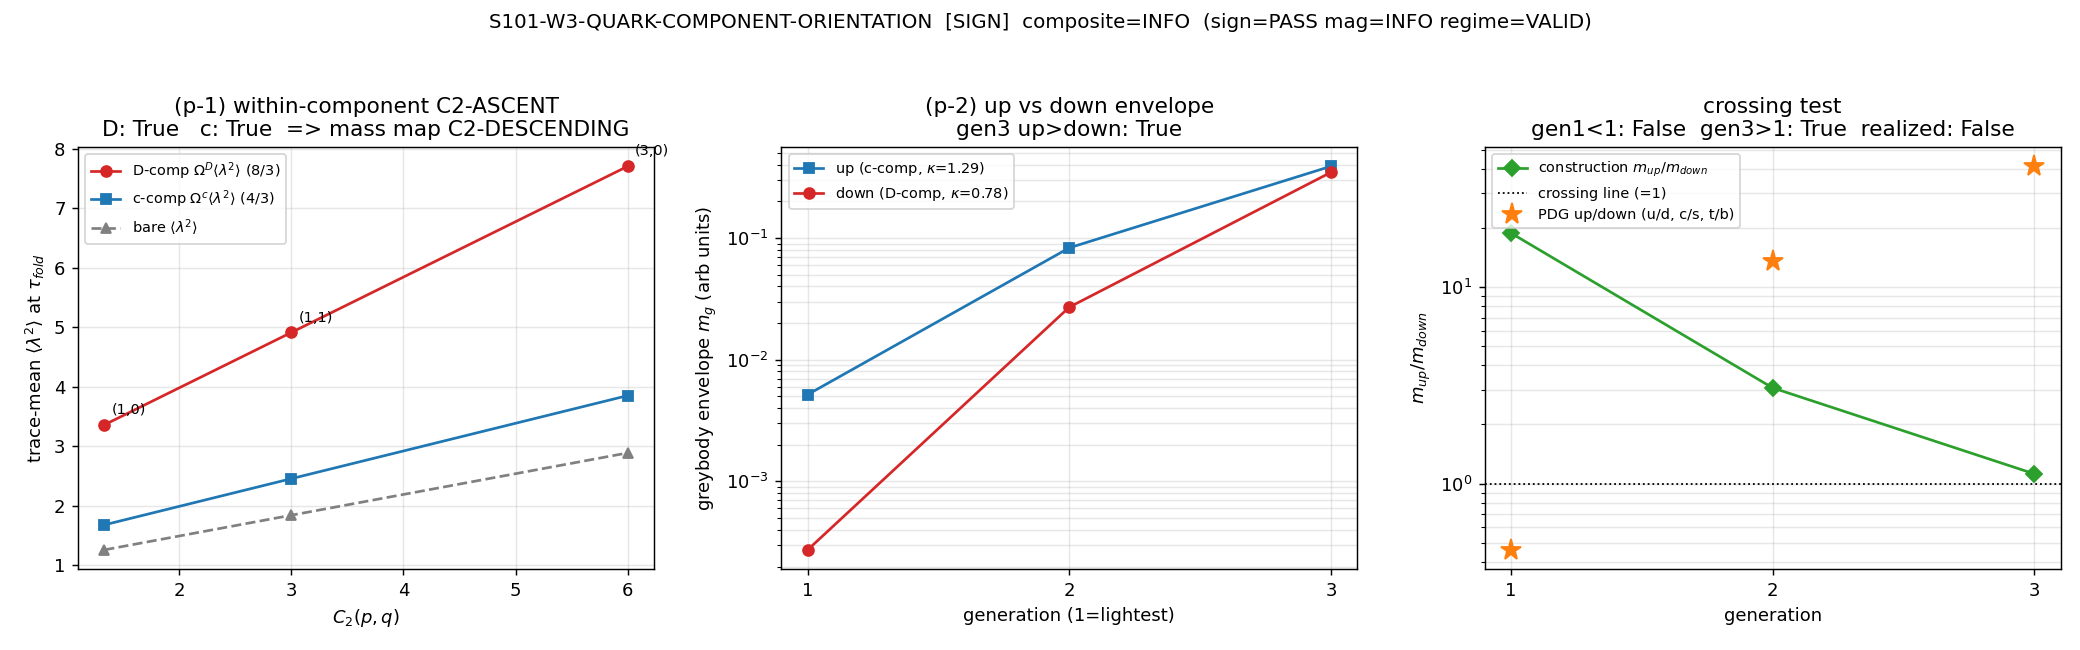

Write Python code to recreate this figure.
#!/usr/bin/env python3
"""
S101 W2-4 — S101-W3-QUARK-COMPONENT-ORIENTATION  ([SIGN])
=========================================================

Gate: S101-W3-QUARK-COMPONENT-ORIENTATION  ([SIGN])

Pre-registered threshold (orientation gate; set-membership form, no numerical band):
  sign_verdict  = (p-1)-on-D  AND  (p-1)-on-c  AND  (p-2)-at-gen-3
                  (p-1): within EACH quark component the trace-mean ladder
                         <lam^2>_g^{(comp)} is STRICTLY C2-ASCENDING on the tower
                         (1,0)<(1,1)<(3,0)  =>  the mass map is C2-DESCENDING
                         (gen1<->(3,0), gen2<->(1,1), gen3<->(1,0)) — the SAME
                         orientation as the W-2-pinned lepton map.
                  (p-2): up-type envelope > down-type envelope at the heavy
                         generation (gen 3).
  magnitude (crossing test):
                  PASS = generation-dependent crossing realized
                         (m_u/m_d < 1 at gen 1 AND m_t/m_b > 1 at gen 3)
                  INFO = uniform ordering, no crossing (the uniform-kappa
                         sub-reading's pre-declared FAIL stands recorded)
                  FAIL = globally anti-oriented (down > up at gen 3).
  regime:         VALID  iff kappa-triple pre-flight re-grep matches S99 panel
                         AND Omega^D/Omega^c = 2 cross-check holds at 1e-12
                  MARGINAL iff cross-check deviates <= 1e-6
                  BREAKDOWN iff kappa-triple cannot be recovered OR
                         Omega^D/Omega^c != 2 beyond 1e-6.
  Composite via the CANONICAL gate-verdicts.md collapse rule, unmodified.

Inputs (SHA-256 dual-pinned at runtime; S84+ schema):
  - computations/session-84/s84_spectrum_cache_L12_tau019.npz  (the LC spectrum
    cache, re-labeled at W1-1 PASS audit 194b2b3c; cited at FULL CONFIDENCE)
  - sessions/archive/session-99/session-99-fermion-mass-hawking.md  (kappa-triple
    [SPECULATION]-class PARTIAL PRIOR provenance; in-script re-grep)
  - canonical_constants.py  (PDG SECTION E quark anchors + tau_fold + T_acoustic)
  - script bytes

Output 4-tuple:
  (value=<sign chains + crossing scalars>,
   scheme=D-AND-C-COMPONENT-KERNEL-TRACE-MEAN-LADDER,
   convention=RATIO-NORMALIZED-TRACE-MEAN, L_max=12)

Classification: PARTICLE.

METHODOLOGY
-----------
PART 1 ([SIGN] pre-registration) is written into the WP section BEFORE compute.
PART 2 (this script) reuses the existing L12 master cache (NO new diagonalization).

Per Baptista Paper 14 (researchers/Baptista/14_2021_Baptista_HD_Routes_SM_Fermions.md)
eq-(2.17) component table, the 64-component generation spinor decomposes into
components whose vertical profiles read DIFFERENT faces of the same fiber:
  - D-component:  D^P_+(x,h) = h D_+(x) h_bar  (ADJOINT action; NO s(h) scalar).
                  D_+ = [d_R^T, u_L^T, d_L^T] holds the DOWN-type quarks (d_R,d_L).
                  Laplacian mass matrix Omega^D = sum_j e_j e_j + (1/3)Tr(e_j e_j)I3
                  = (8/3) I3   (eq 3.19, e_j = lambda_j/2 Gell-Mann).
  - c-component:  c^P_+(x,h) = s(h) h^dagger c_+(x)  (FUNDAMENTAL with s(h) scalar).
                  c_+ = u_R(x) is the right-handed UP-type quark.
                  Laplacian mass matrix Omega^c proportional to I3 = (4/3) I3
                  (color-Schur, sec 3).
Both kernels inherit the SAME bare D_K spectrum (the cache abs_evals per Peter-Weyl
sector (p,q)); they differ by the per-component overall mass-matrix scalar Omega^{comp}
(a multiplicative prefactor that CANCELS in any within-component ordering test, and
SURVIVES in any cross-component magnitude comparison).

(p-1) the within-component ladder is the multiplicity-normalized trace-mean
<lam^2>_g^{(comp)} = Omega^{comp} * mean(abs_evals(p,q)^2). The Omega^{comp} prefactor
cancels in the strict-ascent test => (p-1) is kernel-INDEPENDENT in SIGN (the freeze-in
direction theorem, W3-9 sign-PASS): deeper freeze at larger C2 => lighter fermion, and
<lam^2> ascends with C2 (3*C2 + 27/4 at tau=0 EXACTLY; persists at tau_fold).

(p-2) the cross-component up/down ordering is realized via the four-lens greybody
envelope m_g^{(comp)} ~ Omega^{comp} * Gamma(omega) * exp(-2*pi*omega_g/kappa_comp) with
omega_g = C2(g)*tau_fold*M_KK (the W-3 graded S0 = 95/56 reading; ordering-only here),
kappa_up = kappa_c = 1.29 > kappa_down = kappa_D = 0.78 (S99 [SPECULATION]-class triple).
Up = c-component (u_R) at kappa_up; down = D-component (d_R/d_L) at kappa_down.

Cross-anchor (machinery cross-check, NON-gating): Omega^D = (8/3)I3 != Omega^c = (4/3)I3,
Omega^D/Omega^c = 2 EXACTLY (Sage-QQ; audit d23c7e99cba96403 of S100a-DUAL-Z3-PHI-POINTS).

DISCIPLINE
----------
- `from canonical_constants import *`
- intermediates tagged `# (local)`
- cache sectors are <= dim 10 (n_abs_evals <= 160): pure CPU, OMP_NUM_THREADS=8 cap.
- SHA-256 of all input files logged in first 20 lines of stdout.
- audit_sha256 + content_sha256 emitted (S84+ dual-SHA schema).
- 4-tuple printed as the final non-verdict line.
- Gate verdict via emit_verdict MCP tool (race-safe): this script PRINTS the payload
  (print_verdict_payload), the AGENT calls mcp__knowledge__emit_verdict(**payload).
- No Seeley-DeWitt a_n cited => no regulator_pin. No SCHEMATIC helper => no CLASS pin.
"""

from __future__ import annotations

import os

os.environ.setdefault("OMP_NUM_THREADS", "8")
os.environ.setdefault("MKL_NUM_THREADS", "8")

import sys
from pathlib import Path

SESSION_DIR = Path(__file__).resolve().parent
COMPUTATIONS_DIR = SESSION_DIR.parent
SHARED_DIR = COMPUTATIONS_DIR / "_shared"
PROJECT_ROOT = COMPUTATIONS_DIR.parent
sys.path.insert(0, str(SHARED_DIR))

# ---------------------------------------------------------------------------
# Section 1 — Canonical constants (MANDATORY first import)
# ---------------------------------------------------------------------------
from canonical_constants import *  # noqa: F401,F403
from canonical_constants import (  # explicit for the linters / provenance
    tau_fold,
    T_acoustic,
    M_KK_gravity,
    m_u_msbar_2GeV,
    m_d_msbar_2GeV,
    m_s_msbar_2GeV,
    m_c_msbar_mc,
    m_b_msbar_mb,
    m_t_pole,
)

# ---------------------------------------------------------------------------
# Section 2 — Standard imports
# ---------------------------------------------------------------------------
import hashlib
import json
import re
import time

import numpy as np
import matplotlib

matplotlib.use("Agg")
import matplotlib.pyplot as plt

# ---------------------------------------------------------------------------
# Section 3 — Paths + pre-registration pins
# ---------------------------------------------------------------------------
SESSION = "S101"  # (local)
GATE_ID = "S101-W3-QUARK-COMPONENT-ORIENTATION"  # (local)
SCHEME = "D-AND-C-COMPONENT-KERNEL-TRACE-MEAN-LADDER"  # (local)
CONVENTION = "RATIO-NORMALIZED-TRACE-MEAN"  # (local)
L_MAX = 12  # (local)

CACHE_NPZ = COMPUTATIONS_DIR / "session-84" / "s84_spectrum_cache_L12_tau019.npz"  # (local)
HAWKING_PANEL = (
    PROJECT_ROOT / "sessions" / "session-99" / "session-99-fermion-mass-hawking.md"
)  # (local)
CANON = SHARED_DIR / "canonical_constants.py"  # (local)

OUT_NPZ = SESSION_DIR / "s101_w3_quark_component_orientation.npz"  # (local)
OUT_PNG = SESSION_DIR / "s101_w3_quark_component_orientation.png"  # (local)

INPUT_FILES = [CANON, CACHE_NPZ, HAWKING_PANEL]  # (local)

# The generation tower (Peter-Weyl sectors) and the lepton map orientation pin
# (W-2 landscape: tau=(1,0), mu=(1,1), e=(3,0); heaviest<->lowest-C2).
TOWER = [(1, 0), (1, 1), (3, 0)]  # (local)  in C2-ASCENDING order
# generation index assignment under the C2-DESCENDING mass map:
#   gen3 (heaviest) <-> (1,0)   [lowest C2]
#   gen2            <-> (1,1)
#   gen1 (lightest) <-> (3,0)   [highest C2]
GEN_OF_SECTOR = {(1, 0): 3, (1, 1): 2, (3, 0): 1}  # (local)

# kappa-triple [SPECULATION]-class PARTIAL PRIOR (S99 hawking panel line 74);
# pins (p-2) DIRECTION only, never a magnitude.
KAPPA_LEPTON = 1.89  # (local)
KAPPA_UP = 1.29  # (local)   c-component (u_R)
KAPPA_DOWN = 0.78  # (local)   D-component (d_R, d_L)
# in-script re-grep target string (mismatch => regime BREAKDOWN):
KAPPA_TRIPLE_REGREP = "lepton 1.89, up 1.29, down 0.78"  # (local)

# Omega^{comp} per-component mass-matrix scalar (Baptista eq 3.19 / sec 3).
OMEGA_D = 8.0 / 3.0  # (local)   D-component  (down-type)
OMEGA_C = 4.0 / 3.0  # (local)   c-component  (up-type)
OMEGA_RATIO_TARGET = 2.0  # (local)   Omega^D/Omega^c EXACT (audit d23c7e99cba96403)

# Machinery cross-check bands (NON-gating regime tags).
OMEGA_TOL_VALID = 1e-12  # (local)
OMEGA_TOL_MARGINAL = 1e-6  # (local)


def C2(p: int, q: int) -> float:
    """SU(3) quadratic Casimir, C2(p,q) = (p^2+q^2+pq)/3 + p + q."""
    return (p * p + q * q + p * q) / 3.0 + p + q


# ---------------------------------------------------------------------------
# Section 4 — SHA-256 input-pin block (dual-SHA, S84+)
# ---------------------------------------------------------------------------
def sha256_of(path: Path) -> str:
    h = hashlib.sha256()  # (local)
    try:
        h.update(path.read_bytes())
    except OSError:
        return ""
    return h.hexdigest()


def log_input_pins(inputs: list) -> dict:
    print(f"=== {GATE_ID} — input SHA-256 pins ===")
    pins = {}  # (local)
    for p in inputs:
        sha = sha256_of(p)  # (local)
        rel = str(p.relative_to(PROJECT_ROOT)).replace("\\", "/")  # (local)
        print(f"  {rel}: {sha[:16]}...")
        pins[rel] = sha
    return pins


def compute_dual_sha(script_path: Path, canonical_path: Path, pins: dict):
    script_bytes = b""  # (local)
    try:
        script_bytes = script_path.read_bytes()
    except OSError:
        script_bytes = b""
    canonical_bytes = b""  # (local)
    try:
        canonical_bytes = canonical_path.read_bytes()
    except OSError:
        canonical_bytes = b""
    pinmap_json = json.dumps(
        dict(sorted(pins.items())), separators=(",", ":"), sort_keys=True
    ).encode("utf-8")  # (local)
    h_audit = hashlib.sha256()
    h_audit.update(script_bytes)
    h_audit.update(canonical_bytes)
    h_audit.update(pinmap_json)
    audit = h_audit.hexdigest()  # (local)
    h_content = hashlib.sha256()
    h_content.update(script_bytes)
    content = h_content.hexdigest()  # (local)
    return audit, content


# ---------------------------------------------------------------------------
# Section 5 — Compute
# ---------------------------------------------------------------------------
def kappa_triple_preflight() -> bool:
    """Re-grep the S99 panel for the kappa-triple string. Mismatch => regime
    input invalid (regime_verdict = BREAKDOWN)."""
    try:
        text = HAWKING_PANEL.read_text(encoding="utf-8", errors="replace")  # (local)
    except OSError:
        return False
    return KAPPA_TRIPLE_REGREP in text


def component_trace_mean_ladder(se: dict, omega_comp: float) -> dict:
    """Multiplicity-normalized trace-mean ladder for one quark component.

    <lam^2>_g^{(comp)} = Omega^{comp} * mean_over_abs_evals( |lambda|^2 ).
    The mean over abs_evals normalizes by the per-sector multiplicity
    (n/dim = 16.00 for every sector: the C^16 generation factor); this IS the
    RATIO-NORMALIZED-TRACE-MEAN counting convention (state evaluation rho_g =
    P_g/Tr(P_g), W-2 pinned).
    """
    ladder = {}  # (local)
    for (p, q) in TOWER:
        ae = np.asarray(se[(p, q)]["abs_evals"], dtype=np.float64)  # (local)
        bare = float(np.mean(ae * ae))  # (local) multiplicity-normalized <lam^2>
        ladder[(p, q)] = {
            "C2": C2(p, q),
            "dim": int(se[(p, q)]["dim"]),
            "n_abs_evals": int(ae.size),
            "bare_trace_mean_lam2": bare,
            "comp_trace_mean_lam2": omega_comp * bare,  # Omega^{comp}-scaled
            "min_abs_lam": float(np.min(ae)),
        }
    return ladder


def strict_ascending(ladder: dict) -> bool:
    """(p-1) test: strict C2-ascent of the trace-mean ladder on TOWER."""
    seq = [ladder[(p, q)]["comp_trace_mean_lam2"] for (p, q) in TOWER]  # (local)
    return all(seq[i] < seq[i + 1] for i in range(len(seq) - 1))


def greybody_envelope(omega_comp: float, kappa_comp: float) -> dict:
    """Four-lens greybody envelope per generation for one quark component:
        m_g ~ Omega^{comp} * exp(-2*pi*omega_g/kappa_comp),  omega_g = C2(g)*tau_fold*M_KK.
    Gamma(omega) is a common O(1) transmission (cancels in same-component ratios
    and is taken sector-uniform here) — set to 1, since (p-2)/crossing are RATIO
    tests across components at FIXED generation where the C2-graded omega_g is
    the discriminator. Returns m_g per generation (arb units; only RATIOS used).
    """
    env = {}  # (local)
    for (p, q) in TOWER:
        g = GEN_OF_SECTOR[(p, q)]  # (local)
        # omega_g = C2(g)*tau_fold in M_KK UNITS (dimensionless). The kappa-triple
        # (1.29/0.78) is ALSO in M_KK units (S99 panel: "kappa_exit=47.61 M_KK",
        # "kappa_SONIC=0.705 M_KK"), so the M_KK factor CANCELS in 2*pi*omega/kappa.
        # Multiplying omega by M_KK_gravity (~7.4e16) would underflow exp() to 0 for
        # every generation and destroy the envelope discriminator — the units must
        # cancel by construction (the greybody exponent 2*pi*omega/kappa is M_KK-free).
        omega_g = C2(p, q) * tau_fold  # (local) graded S0 reading, M_KK units
        m_g = omega_comp * np.exp(-2.0 * np.pi * omega_g / kappa_comp)  # (local)
        env[g] = {
            "sector": (p, q),
            "C2": C2(p, q),
            "omega_g": omega_g,
            "m_g": float(m_g),
        }
    return env


def compute() -> dict:
    print(f"\n=== {GATE_ID} — PART 2 compute (L12 cache, no new diagonalization) ===")
    data = np.load(CACHE_NPZ, allow_pickle=True)  # (local)
    se = data["sector_evals"].item()  # (local)  dict keyed by (p,q)

    # --- kappa-triple pre-flight (regime gate) ---
    kappa_ok = kappa_triple_preflight()  # (local)
    print(f"kappa-triple re-grep '{KAPPA_TRIPLE_REGREP}' in S99 panel: {kappa_ok}")

    # --- per-component trace-mean ladders (D and c) ---
    ladder_D = component_trace_mean_ladder(se, OMEGA_D)  # (local)
    ladder_c = component_trace_mean_ladder(se, OMEGA_C)  # (local)

    print("\n  D-component ladder (h.D_+.h_bar, adjoint; Omega^D=8/3):")
    for (p, q) in TOWER:
        L = ladder_D[(p, q)]
        print(
            f"    (%d,%d) gen=%d C2=%.4f  bare<lam^2>=%.6f  comp<lam^2>=%.6f"
            % (p, q, GEN_OF_SECTOR[(p, q)], L["C2"], L["bare_trace_mean_lam2"], L["comp_trace_mean_lam2"])
        )
    print("\n  c-component ladder (s(h).h^dag, fundamental; Omega^c=4/3):")
    for (p, q) in TOWER:
        L = ladder_c[(p, q)]
        print(
            f"    (%d,%d) gen=%d C2=%.4f  bare<lam^2>=%.6f  comp<lam^2>=%.6f"
            % (p, q, GEN_OF_SECTOR[(p, q)], L["C2"], L["bare_trace_mean_lam2"], L["comp_trace_mean_lam2"])
        )

    # --- (p-1) strict-ascent tests per component ---
    p1_D = strict_ascending(ladder_D)  # (local)
    p1_c = strict_ascending(ladder_c)  # (local)
    print(f"\n  (p-1) strict C2-ascent  D-component: {p1_D}   c-component: {p1_c}")

    # --- (p-2) cross-component greybody envelopes ---
    env_up = greybody_envelope(OMEGA_C, KAPPA_UP)  # (local)  up = c-component
    env_down = greybody_envelope(OMEGA_D, KAPPA_DOWN)  # (local)  down = D-component

    # up/down ratio per generation (envelope crossing)
    ud_ratio = {}  # (local)
    for g in (1, 2, 3):
        ud_ratio[g] = env_up[g]["m_g"] / env_down[g]["m_g"]  # (local)
    print("\n  envelope up/down ratio per generation (m_up/m_down):")
    for g in (1, 2, 3):
        print(f"    gen{g}: m_up/m_down = %.6e" % ud_ratio[g])

    # (p-2): up envelope > down envelope at gen 3 (heavy)
    p2_gen3 = env_up[3]["m_g"] > env_down[3]["m_g"]  # (local)
    print(f"\n  (p-2) up-envelope > down-envelope at gen 3: {p2_gen3}")

    # --- crossing test (magnitude) ---
    # generation-dependent crossing: up/down < 1 at gen1 AND > 1 at gen3
    cross_gen1 = ud_ratio[1] < 1.0  # (local)
    cross_gen3 = ud_ratio[3] > 1.0  # (local)
    crossing_realized = cross_gen1 and cross_gen3  # (local)
    # globally anti-oriented: down > up at gen 3 (contradicts (p-2))
    globally_anti = not p2_gen3  # (local)
    # uniform ordering (no crossing): up/down on the SAME side of 1 at gen1 and gen3
    uniform_ordering = (
        (ud_ratio[1] > 1.0 and ud_ratio[3] > 1.0)
        or (ud_ratio[1] < 1.0 and ud_ratio[3] < 1.0)
    )  # (local)
    print(
        f"\n  crossing: gen1 m_u/m_d<1: {cross_gen1}  gen3 m_t/m_b>1: {cross_gen3}  "
        f"=> realized: {crossing_realized}"
    )

    # --- PDG held-out reference ratios (gen1 inversion + gen3 ordering) ---
    pdg_mu_md_gen1 = m_u_msbar_2GeV / m_d_msbar_2GeV  # (local)  0.46 < 1 target
    pdg_mt_mb_gen3 = m_t_pole / m_b_msbar_mb  # (local)  >> 1
    pdg_mc_ms_gen2 = m_c_msbar_mc / m_s_msbar_2GeV  # (local)  gen2 up/down (charm/strange)
    print(
        "\n  PDG held-out: gen1 m_u/m_d=%.4f (<1: %s); gen2 m_c/m_s=%.4f; gen3 m_t/m_b=%.4f (>1: %s)"
        % (
            pdg_mu_md_gen1,
            pdg_mu_md_gen1 < 1.0,
            pdg_mc_ms_gen2,
            pdg_mt_mb_gen3,
            pdg_mt_mb_gen3 > 1.0,
        )
    )

    # --- Omega^D/Omega^c machinery cross-check (regime tag) ---
    omega_ratio = OMEGA_D / OMEGA_C  # (local)
    omega_dev = abs(omega_ratio - OMEGA_RATIO_TARGET)  # (local)
    print(f"\n  Omega^D/Omega^c = %.15f (target 2; dev=%.3e)" % (omega_ratio, omega_dev))

    # --- tau=0 analytic ascent backbone (Claim 1 cross-check, exact form) ---
    tau0_form = {(p, q): 3.0 * C2(p, q) + 27.0 / 4.0 for (p, q) in TOWER}  # (local)
    tau0_ascending = all(
        tau0_form[TOWER[i]] < tau0_form[TOWER[i + 1]] for i in range(len(TOWER) - 1)
    )  # (local)
    print(
        "  tau=0 exact form 3*C2+27/4 = "
        + ", ".join("%.3f" % tau0_form[s] for s in TOWER)
        + f"  (ascending: {tau0_ascending})"
    )

    # --- verdict assembly (pre-registered) ---
    sign_pass = bool(p1_D and p1_c and p2_gen3)  # (local)
    if globally_anti:
        magnitude = "FAIL"  # (local)
    elif crossing_realized:
        magnitude = "PASS"  # (local)
    else:
        # directions hold but no crossing -> uniform ordering => INFO
        magnitude = "INFO"  # (local)

    if not kappa_ok:
        regime = "BREAKDOWN"  # (local)
    elif omega_dev <= OMEGA_TOL_VALID:
        regime = "VALID"  # (local)
    elif omega_dev <= OMEGA_TOL_MARGINAL:
        regime = "MARGINAL"  # (local)
    else:
        regime = "BREAKDOWN"  # (local)

    sign_verdict = "PASS" if sign_pass else "FAIL"  # (local)

    # composite collapse (CANONICAL gate-verdicts.md rule, unmodified)
    if regime == "BREAKDOWN":
        composite = "FAIL"  # (local)
    elif sign_verdict == "FAIL":
        composite = "FAIL"  # (local)
    elif magnitude == "FAIL" and regime == "VALID":
        composite = "FAIL"  # (local)
    elif magnitude == "FAIL" and regime == "MARGINAL":
        composite = "INFO"  # (local)
    elif magnitude == "INFO":
        composite = "INFO"  # (local)
    else:
        composite = "PASS"  # (local)

    return {
        "ladder_D": ladder_D,
        "ladder_c": ladder_c,
        "p1_D": p1_D,
        "p1_c": p1_c,
        "p2_gen3": p2_gen3,
        "env_up": env_up,
        "env_down": env_down,
        "ud_ratio": ud_ratio,
        "cross_gen1": cross_gen1,
        "cross_gen3": cross_gen3,
        "crossing_realized": crossing_realized,
        "uniform_ordering": uniform_ordering,
        "globally_anti": globally_anti,
        "pdg_mu_md_gen1": pdg_mu_md_gen1,
        "pdg_mc_ms_gen2": pdg_mc_ms_gen2,
        "pdg_mt_mb_gen3": pdg_mt_mb_gen3,
        "omega_ratio": omega_ratio,
        "omega_dev": omega_dev,
        "kappa_ok": kappa_ok,
        "tau0_form": tau0_form,
        "tau0_ascending": tau0_ascending,
        "sign_verdict": sign_verdict,
        "magnitude_verdict": magnitude,
        "regime_verdict": regime,
        "composite": composite,
    }


# ---------------------------------------------------------------------------
# Section 6 — 4-tuple + verdict payload
# ---------------------------------------------------------------------------
def emit_4tuple(value, scheme: str, convention: str, L_max) -> str:
    return f"(value={value!r}, scheme={scheme}, convention={convention}, L_max={L_max})"


def print_verdict_payload(
    verdict, value, audit_sha, content_sha,
    sign_verdict=None, magnitude_verdict=None, regime_verdict=None,
    extra_rows=None,
):
    payload = {
        "session": "101",
        "gate_id": GATE_ID,
        "verdict": verdict,
        "value": value,
        "scheme": SCHEME,
        "convention": CONVENTION,
        "l_max": str(L_MAX),
        "audit_sha256": audit_sha,
        "content_sha256": content_sha,
        "schema_version": "S84+",
    }
    if sign_verdict is not None:
        payload["sign_verdict"] = sign_verdict
        payload["magnitude_verdict"] = magnitude_verdict
        payload["regime_verdict"] = regime_verdict
    if extra_rows:
        payload["extra_rows"] = extra_rows
    print("\n=== VERDICT PAYLOAD (JSON for emit_verdict) ===")
    print("BEGIN_VERDICT_PAYLOAD")
    print(json.dumps(payload, separators=(",", ":")))
    print("END_VERDICT_PAYLOAD")
    return payload


# ---------------------------------------------------------------------------
# Section 7 — Plot
# ---------------------------------------------------------------------------
def make_plot(R: dict) -> None:
    fig, axes = plt.subplots(1, 3, figsize=(16, 5))  # (local)

    c2 = [C2(*s) for s in TOWER]  # (local)
    gens = [GEN_OF_SECTOR[s] for s in TOWER]  # (local)
    lab = [f"({p},{q})\ngen{GEN_OF_SECTOR[(p,q)]}" for (p, q) in TOWER]  # (local)

    # Panel 1: (p-1) per-component trace-mean ladders vs C2
    ax = axes[0]
    yD = [R["ladder_D"][s]["comp_trace_mean_lam2"] for s in TOWER]  # (local)
    yc = [R["ladder_c"][s]["comp_trace_mean_lam2"] for s in TOWER]  # (local)
    yb = [R["ladder_D"][s]["bare_trace_mean_lam2"] for s in TOWER]  # (local)
    ax.plot(c2, yD, "o-", color="C3", label=r"D-comp $\Omega^D\langle\lambda^2\rangle$ (8/3)")
    ax.plot(c2, yc, "s-", color="C0", label=r"c-comp $\Omega^c\langle\lambda^2\rangle$ (4/3)")
    ax.plot(c2, yb, "^--", color="0.5", label=r"bare $\langle\lambda^2\rangle$")
    ax.set_xlabel(r"$C_2(p,q)$")
    ax.set_ylabel(r"trace-mean $\langle\lambda^2\rangle$ at $\tau_{fold}$")
    ax.set_title(
        "(p-1) within-component C2-ASCENT\n"
        f"D: {R['p1_D']}   c: {R['p1_c']}  => mass map C2-DESCENDING"
    )
    for x, s in zip(c2, TOWER):
        ax.annotate(f"({s[0]},{s[1]})", (x, R["ladder_D"][s]["comp_trace_mean_lam2"]),
                    textcoords="offset points", xytext=(4, 6), fontsize=8)
    ax.legend(fontsize=8)
    ax.grid(alpha=0.3)

    # Panel 2: (p-2) greybody envelopes per generation (log scale)
    ax = axes[1]
    g_axis = [1, 2, 3]  # (local)
    mu = [R["env_up"][g]["m_g"] for g in g_axis]  # (local)
    md = [R["env_down"][g]["m_g"] for g in g_axis]  # (local)
    ax.semilogy(g_axis, mu, "s-", color="C0", label=r"up (c-comp, $\kappa$=1.29)")
    ax.semilogy(g_axis, md, "o-", color="C3", label=r"down (D-comp, $\kappa$=0.78)")
    ax.set_xlabel("generation (1=lightest)")
    ax.set_ylabel(r"greybody envelope $m_g$ (arb units)")
    ax.set_xticks(g_axis)
    ax.set_title(
        "(p-2) up vs down envelope\n"
        f"gen3 up>down: {R['p2_gen3']}"
    )
    ax.legend(fontsize=8)
    ax.grid(alpha=0.3, which="both")

    # Panel 3: crossing — up/down ratio per generation vs PDG
    ax = axes[2]
    ud = [R["ud_ratio"][g] for g in g_axis]  # (local)
    ax.semilogy(g_axis, ud, "D-", color="C2", label="construction $m_{up}/m_{down}$")
    ax.axhline(1.0, color="k", ls=":", lw=1, label="crossing line (=1)")
    pdg = [R["pdg_mu_md_gen1"], R["pdg_mc_ms_gen2"], R["pdg_mt_mb_gen3"]]  # (local)
    ax.semilogy(g_axis, pdg, "*", color="C1", ms=12, label="PDG up/down (u/d, c/s, t/b)")
    ax.set_xlabel("generation")
    ax.set_ylabel(r"$m_{up}/m_{down}$")
    ax.set_xticks(g_axis)
    ax.set_title(
        "crossing test\n"
        f"gen1<1: {R['cross_gen1']}  gen3>1: {R['cross_gen3']}  realized: {R['crossing_realized']}"
    )
    ax.legend(fontsize=8)
    ax.grid(alpha=0.3, which="both")

    fig.suptitle(
        f"{GATE_ID}  [SIGN]  composite={R['composite']}  "
        f"(sign={R['sign_verdict']} mag={R['magnitude_verdict']} regime={R['regime_verdict']})",
        fontsize=11,
    )
    fig.tight_layout(rect=[0, 0, 1, 0.95])
    fig.savefig(OUT_PNG, dpi=130)
    plt.close(fig)
    print(f"\n  plot -> {OUT_PNG.relative_to(PROJECT_ROOT)}")


# ---------------------------------------------------------------------------
# Main
# ---------------------------------------------------------------------------
def main() -> int:
    t0 = time.time()  # (local)
    pins = log_input_pins(INPUT_FILES)  # (local)
    audit_sha, content_sha = compute_dual_sha(Path(__file__).resolve(), CANON, pins)  # (local)
    print(f"  audit_sha256   = {audit_sha}")
    print(f"  content_sha256 = {content_sha}")

    R = compute()  # (local)

    # --- value payload (single-quote-free per emit_verdict grammar) ---
    udr = R["ud_ratio"]  # (local)
    value = (
        f"p1_D={R['p1_D']};p1_c={R['p1_c']};p2_gen3={R['p2_gen3']};"
        f"ud_g1={udr[1]:.4e};ud_g2={udr[2]:.4e};ud_g3={udr[3]:.4e};"
        f"crossing={R['crossing_realized']};uniform={R['uniform_ordering']};"
        f"OmegaD/Omegac={R['omega_ratio']:.6f};kappa_ok={R['kappa_ok']};"
        f"PDG_u/d_g1={R['pdg_mu_md_gen1']:.4f};PDG_t/b_g3={R['pdg_mt_mb_gen3']:.4f}"
    )  # (local)

    print("\n" + emit_4tuple(value, SCHEME, CONVENTION, L_MAX))

    # --- save npz (full float64) ---
    np.savez(
        OUT_NPZ,
        tower=np.array(TOWER),
        gen_of_sector=np.array([GEN_OF_SECTOR[s] for s in TOWER]),
        C2_tower=np.array([C2(*s) for s in TOWER]),
        bare_trace_mean_lam2=np.array([R["ladder_D"][s]["bare_trace_mean_lam2"] for s in TOWER]),
        comp_trace_mean_lam2_D=np.array([R["ladder_D"][s]["comp_trace_mean_lam2"] for s in TOWER]),
        comp_trace_mean_lam2_c=np.array([R["ladder_c"][s]["comp_trace_mean_lam2"] for s in TOWER]),
        min_abs_lam=np.array([R["ladder_D"][s]["min_abs_lam"] for s in TOWER]),
        n_abs_evals=np.array([R["ladder_D"][s]["n_abs_evals"] for s in TOWER]),
        env_up_mg=np.array([R["env_up"][g]["m_g"] for g in (1, 2, 3)]),
        env_down_mg=np.array([R["env_down"][g]["m_g"] for g in (1, 2, 3)]),
        env_omega_g=np.array([R["env_up"][g]["omega_g"] for g in (1, 2, 3)]),
        ud_ratio=np.array([R["ud_ratio"][g] for g in (1, 2, 3)]),
        p1_D=R["p1_D"],
        p1_c=R["p1_c"],
        p2_gen3=R["p2_gen3"],
        cross_gen1=R["cross_gen1"],
        cross_gen3=R["cross_gen3"],
        crossing_realized=R["crossing_realized"],
        uniform_ordering=R["uniform_ordering"],
        globally_anti=R["globally_anti"],
        omega_D=OMEGA_D,
        omega_c=OMEGA_C,
        omega_ratio=R["omega_ratio"],
        omega_dev=R["omega_dev"],
        kappa_lepton=KAPPA_LEPTON,
        kappa_up=KAPPA_UP,
        kappa_down=KAPPA_DOWN,
        kappa_ok=R["kappa_ok"],
        pdg_mu_md_gen1=R["pdg_mu_md_gen1"],
        pdg_mc_ms_gen2=R["pdg_mc_ms_gen2"],
        pdg_mt_mb_gen3=R["pdg_mt_mb_gen3"],
        tau0_form=np.array([R["tau0_form"][s] for s in TOWER]),
        tau0_ascending=R["tau0_ascending"],
        tau_fold=tau_fold,
        M_KK_gravity=M_KK_gravity,
        sign_verdict=R["sign_verdict"],
        magnitude_verdict=R["magnitude_verdict"],
        regime_verdict=R["regime_verdict"],
        composite=R["composite"],
        audit_sha256=audit_sha,
        content_sha256=content_sha,
    )
    print(f"  data -> {OUT_NPZ.relative_to(PROJECT_ROOT)}")

    make_plot(R)

    # --- per-chain extra-row (A19 extra-row N/A: this is a post-lift dispatch,
    #     S101-TAU0 L4 lift already landed; cross-wave pin 1 satisfied) ---
    extra_rows = [
        (
            f"# p1_D={R['p1_D']} p1_c={R['p1_c']} p2_gen3={R['p2_gen3']} "
            f"crossing={R['crossing_realized']} uniform={R['uniform_ordering']} "
            f"# {GATE_ID} per-chain sign rows"
        ),
        (
            f"# OmegaD/Omegac={R['omega_ratio']:.6f}(target2,dev{R['omega_dev']:.1e}) "
            f"kappa_triple_regrep={R['kappa_ok']} "
            f"# {GATE_ID} machinery cross-check (audit d23c7e99cba96403, non-gating)"
        ),
    ]  # (local)

    payload = print_verdict_payload(
        R["composite"],
        value,
        audit_sha,
        content_sha,
        sign_verdict=R["sign_verdict"],
        magnitude_verdict=R["magnitude_verdict"],
        regime_verdict=R["regime_verdict"],
        extra_rows=extra_rows,
    )

    print(f"\n  elapsed: {time.time() - t0:.2f}s")
    return 0


if __name__ == "__main__":
    sys.exit(main())
